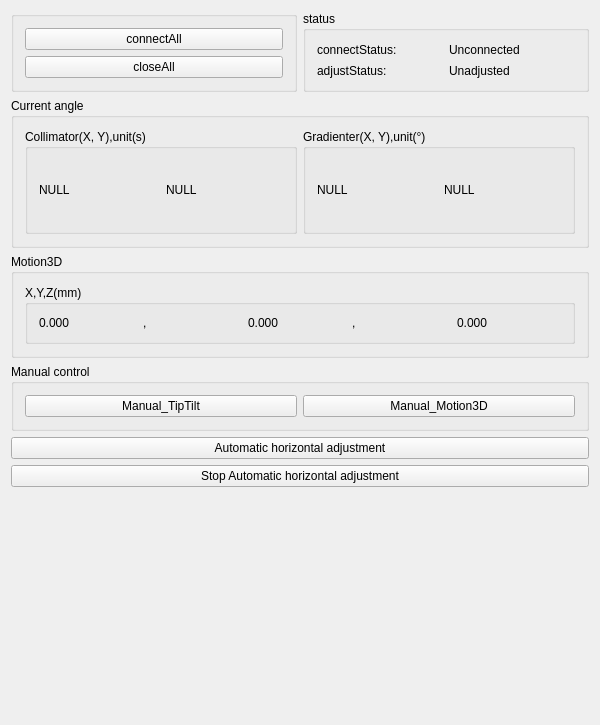
<?xml version="1.0" encoding="UTF-8"?>
<ui version="4.0">
 <class>LevelAdjustWidgetClass</class>
 <widget class="QWidget" name="LevelAdjustWidgetClass">
  <property name="geometry">
   <rect>
    <x>0</x>
    <y>0</y>
    <width>600</width>
    <height>725</height>
   </rect>
  </property>
  <property name="windowTitle">
   <string>LevelAdjustWidget</string>
  </property>
  <layout class="QVBoxLayout" name="verticalLayout">
   <item>
    <layout class="QHBoxLayout" name="horizontalLayout_3">
     <item>
      <widget class="QGroupBox" name="groupBox_4">
       <property name="title">
        <string/>
       </property>
       <layout class="QVBoxLayout" name="verticalLayout_3">
        <item>
         <widget class="QPushButton" name="connectAll">
          <property name="text">
           <string>connectAll</string>
          </property>
         </widget>
        </item>
        <item>
         <widget class="QPushButton" name="closeAll">
          <property name="text">
           <string>closeAll</string>
          </property>
         </widget>
        </item>
       </layout>
      </widget>
     </item>
     <item>
      <widget class="QGroupBox" name="groupBox_8">
       <property name="title">
        <string>status</string>
       </property>
       <layout class="QVBoxLayout" name="verticalLayout_4">
        <item>
         <layout class="QHBoxLayout" name="horizontalLayout_8">
          <item>
           <widget class="QLabel" name="label_2">
            <property name="text">
             <string>connectStatus:</string>
            </property>
           </widget>
          </item>
          <item>
           <widget class="QLabel" name="connectStatus">
            <property name="text">
             <string>Unconnected</string>
            </property>
           </widget>
          </item>
         </layout>
        </item>
        <item>
         <layout class="QHBoxLayout" name="horizontalLayout_9">
          <item>
           <widget class="QLabel" name="label_4">
            <property name="text">
             <string>adjustStatus:</string>
            </property>
           </widget>
          </item>
          <item>
           <widget class="QLabel" name="adjustStatus">
            <property name="text">
             <string>Unadjusted</string>
            </property>
           </widget>
          </item>
         </layout>
        </item>
       </layout>
      </widget>
     </item>
    </layout>
   </item>
   <item>
    <widget class="QGroupBox" name="groupBox">
     <property name="minimumSize">
      <size>
       <width>0</width>
       <height>150</height>
      </size>
     </property>
     <property name="title">
      <string>Current angle</string>
     </property>
     <layout class="QHBoxLayout" name="horizontalLayout_5">
      <item>
       <widget class="QGroupBox" name="groupBox_6">
        <property name="title">
         <string>Collimator(X, Y),unit(s)</string>
        </property>
        <layout class="QHBoxLayout" name="horizontalLayout_6">
         <property name="spacing">
          <number>10</number>
         </property>
         <item>
          <widget class="QLabel" name="CollimatorX">
           <property name="text">
            <string>NULL</string>
           </property>
          </widget>
         </item>
         <item>
          <widget class="QLabel" name="CollimatorY">
           <property name="text">
            <string>NULL</string>
           </property>
          </widget>
         </item>
        </layout>
       </widget>
      </item>
      <item>
       <widget class="QGroupBox" name="groupBox_7">
        <property name="title">
         <string>Gradienter(X, Y),unit(°)</string>
        </property>
        <layout class="QHBoxLayout" name="horizontalLayout_7">
         <property name="spacing">
          <number>10</number>
         </property>
         <item>
          <widget class="QLabel" name="GradienterX">
           <property name="text">
            <string>NULL</string>
           </property>
          </widget>
         </item>
         <item>
          <widget class="QLabel" name="GradienterY">
           <property name="text">
            <string>NULL</string>
           </property>
          </widget>
         </item>
        </layout>
       </widget>
      </item>
     </layout>
    </widget>
   </item>
   <item>
    <widget class="QGroupBox" name="groupBox_3">
     <property name="title">
      <string>Motion3D</string>
     </property>
     <layout class="QHBoxLayout" name="horizontalLayout_2">
      <item>
       <widget class="QGroupBox" name="groupBox_5">
        <property name="title">
         <string>X,Y,Z(mm)</string>
        </property>
        <layout class="QHBoxLayout" name="horizontalLayout_4" stretch="0,0,0,0,0">
         <property name="spacing">
          <number>0</number>
         </property>
         <item>
          <widget class="QLabel" name="motion3DX">
           <property name="text">
            <string>0.000</string>
           </property>
          </widget>
         </item>
         <item>
          <widget class="QLabel" name="label_7">
           <property name="text">
            <string>,</string>
           </property>
          </widget>
         </item>
         <item>
          <widget class="QLabel" name="motion3DY">
           <property name="text">
            <string>0.000</string>
           </property>
          </widget>
         </item>
         <item>
          <widget class="QLabel" name="label_5">
           <property name="text">
            <string>,</string>
           </property>
          </widget>
         </item>
         <item>
          <widget class="QLabel" name="motion3DZ">
           <property name="text">
            <string>0.000</string>
           </property>
          </widget>
         </item>
        </layout>
       </widget>
      </item>
     </layout>
    </widget>
   </item>
   <item>
    <widget class="QGroupBox" name="groupBox_2">
     <property name="title">
      <string>Manual control</string>
     </property>
     <layout class="QHBoxLayout" name="horizontalLayout">
      <item>
       <widget class="QPushButton" name="TipTiltManual">
        <property name="text">
         <string>Manual_TipTilt</string>
        </property>
       </widget>
      </item>
      <item>
       <widget class="QPushButton" name="motion3DManual">
        <property name="minimumSize">
         <size>
          <width>0</width>
          <height>0</height>
         </size>
        </property>
        <property name="maximumSize">
         <size>
          <width>16777215</width>
          <height>16777215</height>
         </size>
        </property>
        <property name="focusPolicy">
         <enum>Qt::NoFocus</enum>
        </property>
        <property name="text">
         <string>Manual_Motion3D</string>
        </property>
       </widget>
      </item>
     </layout>
    </widget>
   </item>
   <item>
    <widget class="QPushButton" name="AutoParallel">
     <property name="focusPolicy">
      <enum>Qt::NoFocus</enum>
     </property>
     <property name="styleSheet">
      <string notr="true"/>
     </property>
     <property name="text">
      <string>Automatic horizontal adjustment</string>
     </property>
    </widget>
   </item>
   <item>
    <widget class="QPushButton" name="stop">
     <property name="text">
      <string>Stop Automatic horizontal adjustment</string>
     </property>
    </widget>
   </item>
   <item>
    <spacer name="verticalSpacer">
     <property name="orientation">
      <enum>Qt::Vertical</enum>
     </property>
     <property name="sizeHint" stdset="0">
      <size>
       <width>20</width>
       <height>40</height>
      </size>
     </property>
    </spacer>
   </item>
  </layout>
 </widget>
 <layoutdefault spacing="6" margin="11"/>
 <resources/>
 <connections/>
</ui>
